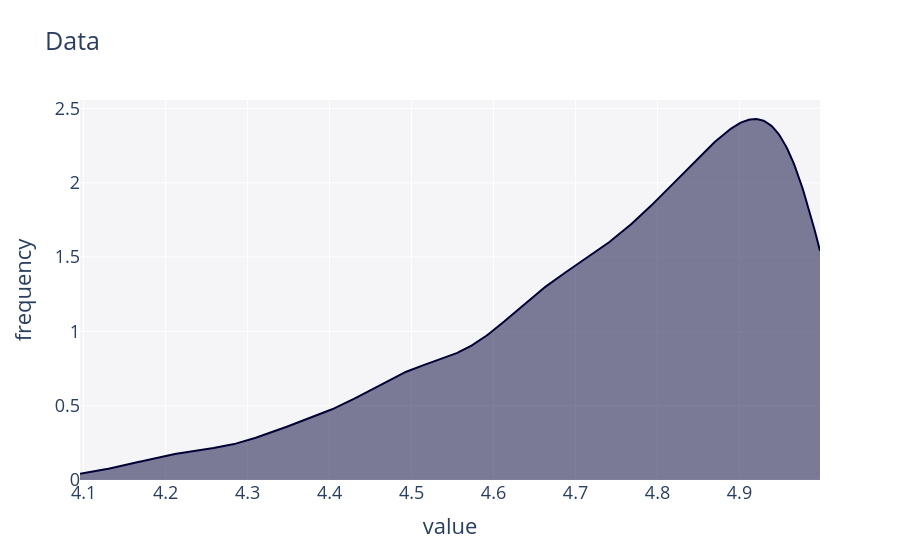

The notebook cell saved with this chart:
### Markdown cell above
Limitations of the Traditional Approach:
- When age follows a normal distribution and income follows a gamma distribution, modeling their joint distribution simultaneously becomes extremely complex.

The Copula Approach:
- Each variable's marginal distribution is modeled independently
- The dependency structure (correlation) is captured separately in the uniform distribution space
- Via inverse transformation, samples from any target distribution can be generated

### Code cell
from copulas.datasets import sample_univariate_beta

data = sample_univariate_beta()

from copulas.visualization import dist_1d

dist_1d(data)

### Figure 1 — Plotly figure (JSON) as saved in the notebook; plotly's stock layout.template omitted (floating-point values rounded to 4 significant figures; data arrays with more than 128 entries replaced by an {"elided": "..."} marker saying what was removed)
{"data": [{"fill": "tozeroy", "hovertemplate": "<b>None</b><br>Frequency: %{y}<extra></extra>", "marker": {"color": "#000036"}, "mode": "lines", "showlegend": true, "type": "scatter", "x": {"elided": "500 float values"}, "xaxis": "x", "y": {"elided": "500 float values"}, "yaxis": "y"}], "layout": {"barmode": "overlay", "font": {"size": 18}, "hovermode": "closest", "legend": {"traceorder": "reversed"}, "plot_bgcolor": "#F5F5F8", "showlegend": false, "title": {"text": "Data"}, "xaxis": {"anchor": "y2", "domain": [0, 1], "title": {"text": "value"}, "zeroline": false}, "yaxis": {"anchor": "free", "domain": [0, 1], "position": 0, "title": {"text": "frequency"}}}}
